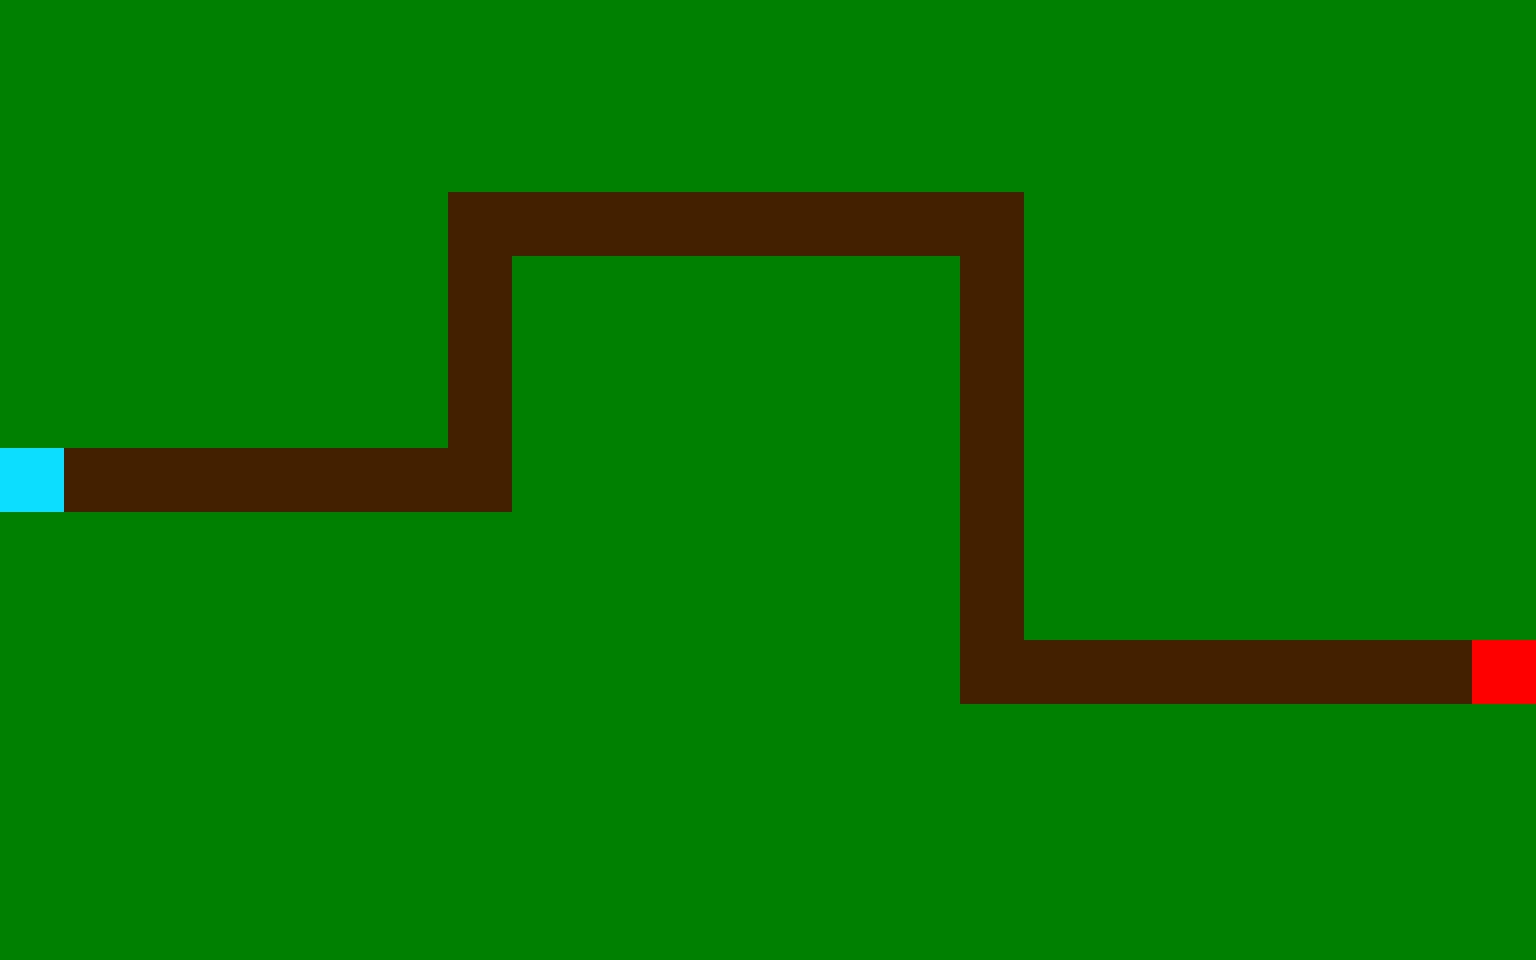

The image is a tile-based game level rendered from a .tmx file. Its description and complete source (layers, tilesets, objects, tile grids) follow:
An orthogonal 24x15 tile map with 64x64 px tiles, 1 tile layer (Tile Layer 1).

<map version="1.10" tiledversion="1.10.0" orientation="orthogonal" renderorder="right-down" width="24" height="15" tilewidth="64" tileheight="64" infinite="0" nextlayerid="2" nextobjectid="1">
 <tileset firstgid="1" name="blocks" tilewidth="64" tileheight="64" tilecount="2" columns="0">
  <grid orientation="orthogonal" width="1" height="1" />
  <tile id="0">
   <image width="64" height="64" source="../sprites/blocks/grass.png" />
  </tile>
  <tile id="1">
   <image width="64" height="64" source="../sprites/blocks/path.png" />
  </tile>
  <tile id="2">
   <image width="64" height="64" source="../sprites/blocks/start_block.png" />
  </tile>
  <tile id="3">
   <image width="64" height="64" source="../sprites/blocks/end_block.png" />
  </tile>
 </tileset>
 <layer id="1" name="Tile Layer 1" width="24" height="15">
  <data encoding="csv">
1,1,1,1,1,1,1,1,1,1,1,1,1,1,1,1,1,1,1,1,1,1,1,1,
1,1,1,1,1,1,1,1,1,1,1,1,1,1,1,1,1,1,1,1,1,1,1,1,
1,1,1,1,1,1,1,1,1,1,1,1,1,1,1,1,1,1,1,1,1,1,1,1,
1,1,1,1,1,1,1,2,2,2,2,2,2,2,2,2,1,1,1,1,1,1,1,1,
1,1,1,1,1,1,1,2,1,1,1,1,1,1,1,2,1,1,1,1,1,1,1,1,
1,1,1,1,1,1,1,2,1,1,1,1,1,1,1,2,1,1,1,1,1,1,1,1,
1,1,1,1,1,1,1,2,1,1,1,1,1,1,1,2,1,1,1,1,1,1,1,1,
3,2,2,2,2,2,2,2,1,1,1,1,1,1,1,2,1,1,1,1,1,1,1,1,
1,1,1,1,1,1,1,1,1,1,1,1,1,1,1,2,1,1,1,1,1,1,1,1,
1,1,1,1,1,1,1,1,1,1,1,1,1,1,1,2,1,1,1,1,1,1,1,1,
1,1,1,1,1,1,1,1,1,1,1,1,1,1,1,2,2,2,2,2,2,2,2,4,
1,1,1,1,1,1,1,1,1,1,1,1,1,1,1,1,1,1,1,1,1,1,1,1,
1,1,1,1,1,1,1,1,1,1,1,1,1,1,1,1,1,1,1,1,1,1,1,1,
1,1,1,1,1,1,1,1,1,1,1,1,1,1,1,1,1,1,1,1,1,1,1,1,
1,1,1,1,1,1,1,1,1,1,1,1,1,1,1,1,1,1,1,1,1,1,1,1
</data>
 </layer>
</map>
